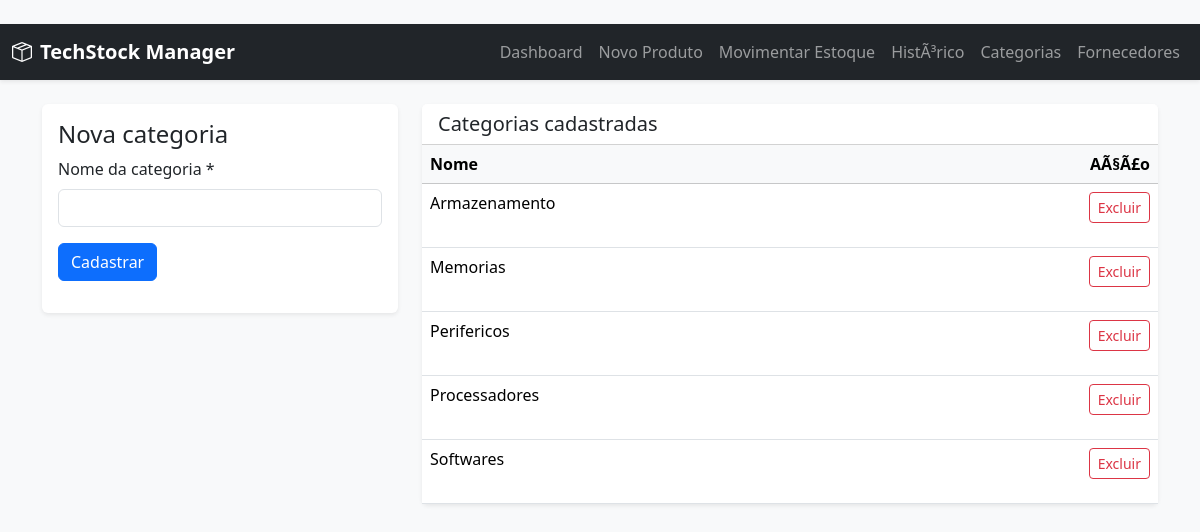
Screenshot of /categorias with the database file from the repository.
### tables this page shows
CREATE TABLE categoria (
    id_categoria INTEGER PRIMARY KEY AUTOINCREMENT,
    nome_categoria TEXT NOT NULL UNIQUE,
    descricao TEXT NOT NULL
);

### routers/categorias.py (the view, shortened to what this page needs)
@bp.route("/categorias", methods=["GET", "POST"])
def categorias():
    conn = get_db()
    try:
        lista = conn.execute("SELECT id_categoria AS id, nome_categoria AS nome FROM categoria ORDER BY nome_categoria").fetchall()
        return render_template("categorias.html", categorias=lista)
    finally:
        conn.close()

### db.py (called while the page is built)
def get_db():
    conn = sqlite3.connect(DATABASE)
    conn.row_factory = sqlite3.Row
    conn.execute("PRAGMA foreign_keys = ON")
    return conn

### templates/categorias.html (shortened to what this page needs)
﻿{% extends 'base.html' %}
{% block content %}
<div class="row g-4"><div class="col-lg-4"><div class="card shadow-sm border-0"><div class="card-body"><h1 class="h4">Nova categoria</h1><form method="post"><label class="form-label">Nome da categoria *</label><input class="form-control" name="nome" required><button class="btn btn-primary mt-3">Cadastrar</button></form></div></div></div>
<div class="col-lg-8"><div class="card shadow-sm border-0"><div class="card-header bg-white"><h2 class="h5 mb-0">Categorias cadastradas</h2></div><div class="table-responsive"><table class="table table-hover mb-0"><thead class="table-light"><tr><th>Nome</th><th class="text-end">AÃ§Ã£o</th></tr></thead><tbody>{% for categoria in categorias %}<tr><td>{{ categoria.nome }}</td><td class="text-end"><form method="post" action="{{ url_for('excluir_categoria.excluir_categoria', id=categoria.id) }}" onsubmit="return confirm('Excluir esta categoria?')"><button class="btn btn-sm btn-outline-danger">Excluir</button></form></td></tr>{% else %}<tr><td colspan="2" class="text-muted text-center">Nenhuma categoria.</td></tr>{% endfor %}</tbody></table></div></div></div></div>
{% endblock %}

### rows the page displays
categoria: nome "Armazenamento"
categoria: nome "Memorias"
categoria: nome "Perifericos"
categoria: nome "Processadores"
categoria: nome "Softwares"
